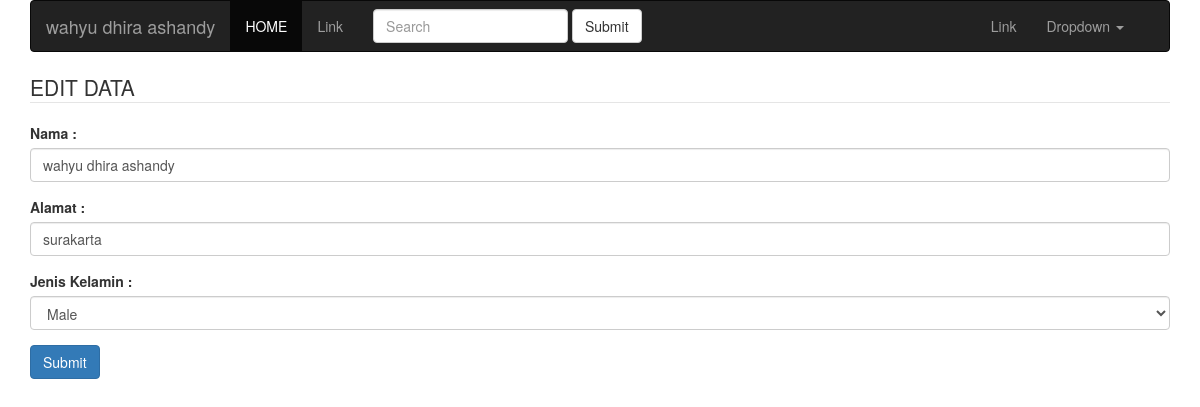
The app's page /edit.php?edit&id=46 (signed in) with its own data.
### tables this page shows
CREATE TABLE `users` (
  `id` int(11) NOT NULL,
  `nama` varchar(100) NOT NULL,
  `alamat` varchar(255) NOT NULL,
  `jk` enum('male','female') NOT NULL,
  `username` varchar(50) NOT NULL,
  `password` varchar(225) NOT NULL,
  `last_login` timestamp NOT NULL DEFAULT CURRENT_TIMESTAMP ON UPDATE CURRENT_TIMESTAMP
);

### edit.php (the view, shortened to what this page needs)
<?php
if(isset($_GET['edit'])){
	include 'config.php';
	$id = $_GET['id'];
	$sql = "SELECT * FROM users WHERE id = $id";
	$query = mysqli_query($db,$sql);
	$result = mysqli_fetch_assoc($query);
}
?>
<?php require_once 'templates/header.php' ?>
<div class="row">
	<div class="col-xs-12 col-sm-12 col-md-12 col-lg-12">
		<form id="form" action="act.php" method="POST" role="form">
			<legend><?php echo strtoupper('edit data') ?></legend>
			<div class="form-group">
				<label for="">Nama :</label>
				<input type="text" class="form-control" name="nama" id="nama" value="<?php echo $result['nama'] ?>" placeholder="Input field">
			</div>
			<div class="form-group">
				<label for="">Alamat :</label>
				<input type="text" class="form-control" name="alamat" id="alamat" value="<?php echo $result['alamat'] ?>" placeholder="Input field">
			</div>
			<div class="form-group">
				<label for="">Jenis Kelamin :</label>
				<select name="jk" id="jk" class="form-control" required="required">
					<?php
						if($result['jk'] == 'male'){
							echo '
								<option selected="selected" value="male">Male</option>
								<option value="female">Female</option>
							';
						}else{
							echo '
							<option value="male">Male</option>
							<option selected="selected" value="female">Female</option>
							';
						}
					?>
				</select>
			</div>
			<button type="button" id="update" class="btn btn-primary">Submit</button>
		</form>
	</div>
</div>
<?php require_once 'templates/footer.php' ?>

### records on screen
users: nama "wahyu dhira ashandy", alamat "surakarta", jk "Male"

### other values on screen
$_SESSION['user'] "wahyu dhira ashandy"
